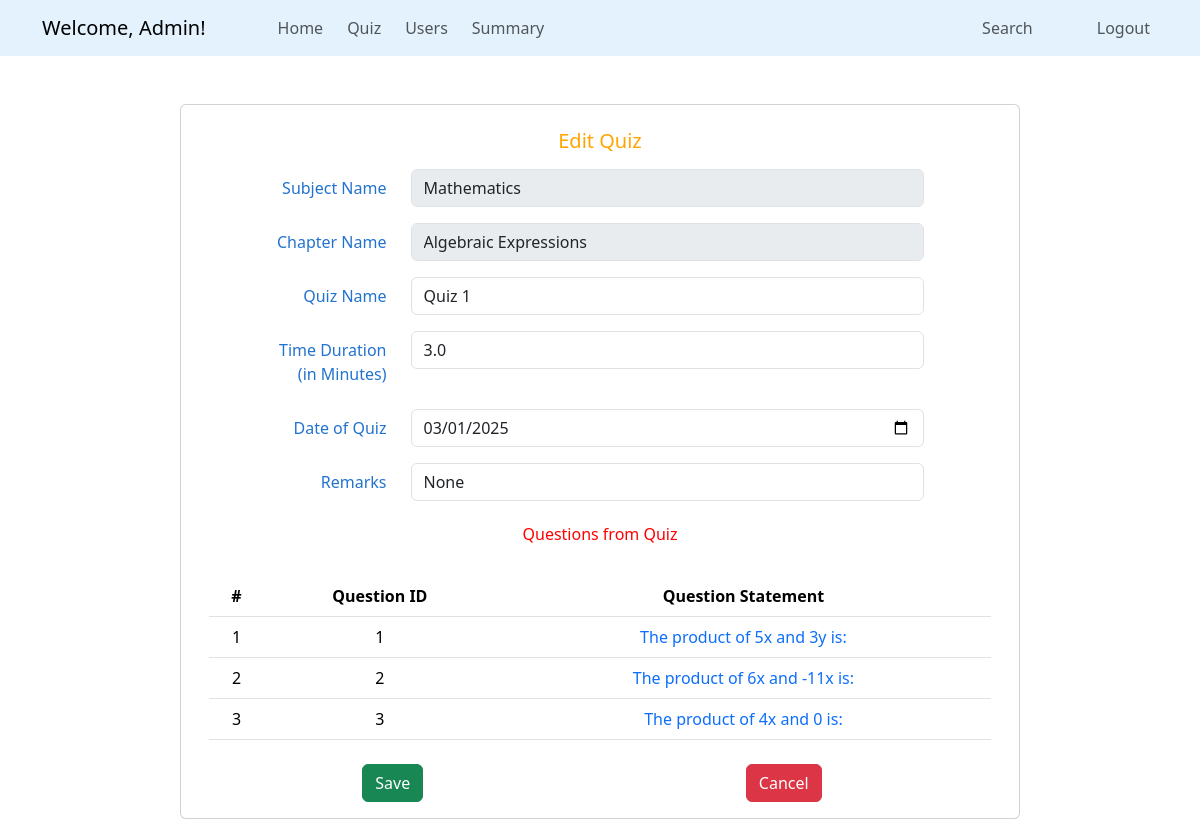
/admin/edit_quiz/1 (signed in), run on an earlier commit of the app's database.
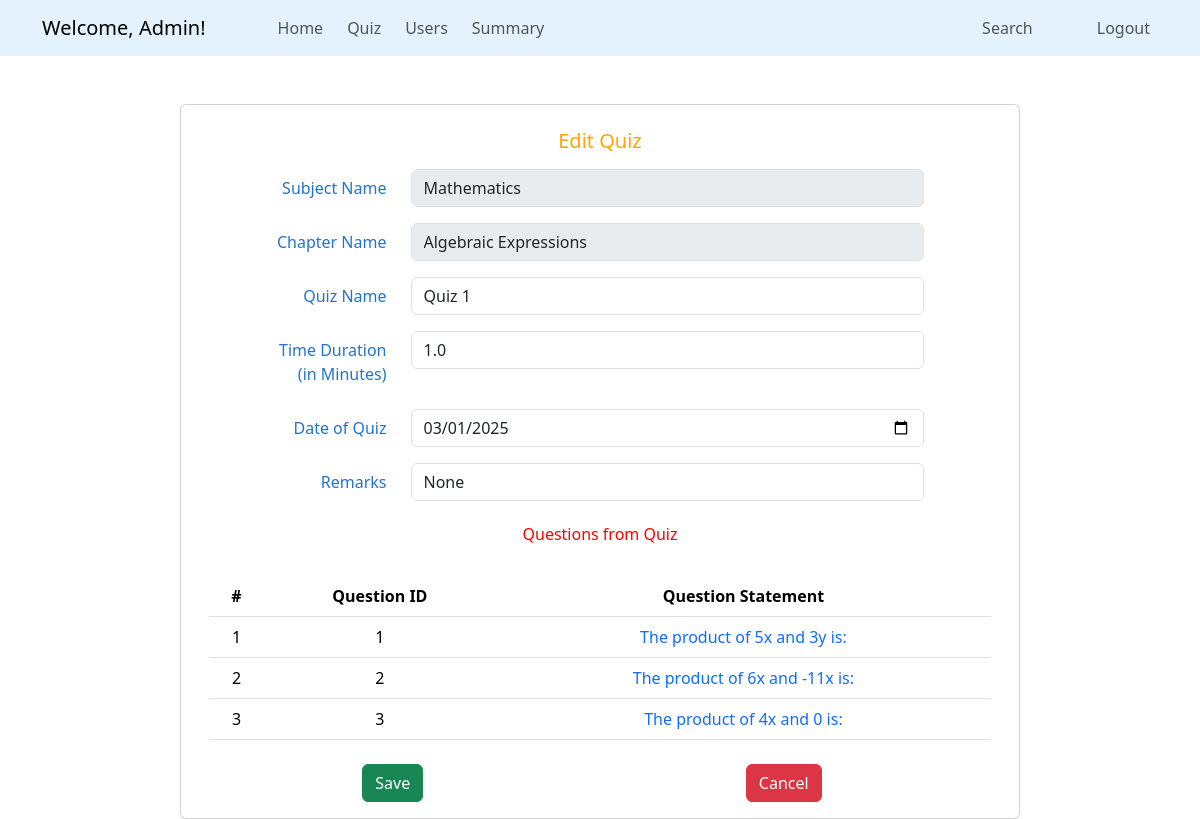
And on a later commit of the database.
### quizapp/models.py (models this page shows, shortened)
class Quiz(db.Model):
    quizid = db.Column(db.Integer, primary_key = True)
    qname = db.Column(db.String(60), nullable = False)
    dateofquiz = db.Column(db.DateTime, nullable = False)
    timeduration = db.Column(db.Integer, nullable = False)
    remarks = db.Column(db.String(30), nullable = True)
    chapterid = db.Column(db.Integer, db.ForeignKey('chapter.cid'), nullable = False) # (foreign key-chapter)
    question = db.relationship('Questions', backref = 'quiz', lazy = True, cascade = 'all, delete')
    scores = db.relationship('Scores', backref = 'quiz', lazy = True, cascade = 'all, delete')

### quizapp/routes.py (the view, shortened to what this page needs)
@app.route('/admin/edit_quiz/<int:qid>', methods = ['GET', 'POST'])
def edit_quiz(qid):
    if 'admin_id' in session:
        quiz = Quiz.query.filter(Quiz.quizid == qid).first()
        return render_template('admin/edit_quiz.html', quiz = quiz)
    flash('Login to access the page', 'danger')
    return redirect(url_for('admin_login'))

### quizapp/templates/admin/edit_quiz.html
{% extends "admin/base_dashboard.html" %}
{% block section %}
<form class="container card mt-5" id="add-new" style="max-width: 70%;" method="POST">
    <div class="card-body mt-2" style="color: #2273cf;">
        <div class="card-title text-center mb-3">
            <h5 style="color: orange;">Edit Quiz</h5>
        </div>
        <div class="row mb-3">
            <label for="name" class="col-sm-3 col-form-label text-end">Subject Name</label>
            <div class="col-sm-8">
                <input class="form-control" id="cname" name="cname" value="{{ quiz.chapter.subject.sname }}" disabled>
            </div>
        </div>
        <div class="row mb-3">
            <label for="name" class="col-sm-3 col-form-label text-end">Chapter Name</label>
            <div class="col-sm-8">
                <input class="form-control" id="cname" name="cname" value="{{ quiz.chapter.cname }}" disabled>
            </div>
        </div>
        <div class="row mb-3">
            <label for="qname" class="col-sm-3 col-form-label text-end">Quiz Name</label>
            <div class="col-sm-8">
                <input class="form-control" id="qname" name="qname" value="{{ quiz.qname }}">
            </div>
        </div>
        <div class="row mb-3">
            <label for="tDuration" class="col-sm-3 col-form-label text-end">Time Duration<br>(in Minutes)</label>
            <div class="col-sm-8">
                <input type="number" class="form-control" id="tDuration" name="tDuration" min="1" value="{{ quiz.timeduration / 60 | round}}">
            </div>
        </div>
        <div class="row mb-3">
            <label for="qdate" class="col-sm-3 col-form-label text-end">Date of Quiz</label>
            <div class="col-sm-8">
                <input type="date" class="form-control" id="qdate" name="qdate" value="{{ quiz.dateofquiz.strftime('%Y-%m-%d') }}">
            </div>
        </div>
        <div class="row mb-3">
            <label for="remarks" class="col-sm-3 col-form-label text-end">Remarks</label>
            <div class="col-sm-8">
                <input type="text" class="form-control" id="remarks" name="remarks" value="{{ quiz.remarks }}">
            </div>
        </div>
        <div class="row text-center mt-4" style="color: red;">
            <h6>Questions from Quiz</h6>
        </div>
        <table class="table text-center mt-4">
            <thead>
                <tr>
                    <th>#</th>
                    <th>Question ID</th>
                    <th>Question Statement</th>
                </tr>
            </thead>
            <tbody>
                {% for question in quiz.question%}
                <tr>
                    <td>{{ loop.index }}</td>
                    <td>{{ question.qid }}</td>
                    <td>
                        <a href="{{ url_for('view_question', qid = question.qid)}}" class="text-decoration-none">
                            {{ question.question_statement }}
                        </a>
                    </td>
                </tr>
                {% endfor %}
            </tbody>
        </table>
        <div class="d-flex justify-content-around mt-4">
            <button type="submit" class="btn btn-success me-3">Save</button>
            <a href="{{ url_for('view_quiz', qid = quiz.quizid) }}" class="btn btn-danger me-3">Cancel</a>
        </div>
    </div>
</form>
{% endblock %}

What changed in the data, as far as the page shows it:
changed Quiz "Quiz 1": tDuration "3.0" → "1.0"
